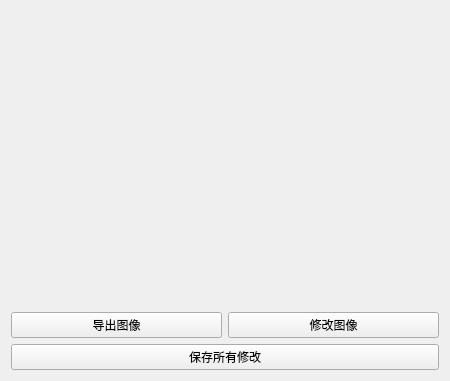
<?xml version="1.0" encoding="UTF-8"?>
<ui version="4.0">
 <class>MapItemEditor</class>
 <widget class="QWidget" name="MapItemEditor">
  <property name="geometry">
   <rect>
    <x>0</x>
    <y>0</y>
    <width>450</width>
    <height>381</height>
   </rect>
  </property>
  <property name="windowTitle">
   <string>Form</string>
  </property>
  <property name="windowIcon">
   <iconset resource="icon.qrc">
    <normaloff>:/ui/map.png</normaloff>:/ui/map.png</iconset>
  </property>
  <layout class="QVBoxLayout" name="verticalLayout_3">
   <item>
    <widget class="QSplitter" name="splitter">
     <property name="orientation">
      <enum>Qt::Horizontal</enum>
     </property>
     <widget class="QWidget" name="image_widget" native="true">
      <property name="minimumSize">
       <size>
        <width>300</width>
        <height>0</height>
       </size>
      </property>
      <layout class="QVBoxLayout" name="verticalLayout">
       <property name="topMargin">
        <number>10</number>
       </property>
       <item>
        <spacer name="verticalSpacer">
         <property name="orientation">
          <enum>Qt::Vertical</enum>
         </property>
         <property name="sizeHint" stdset="0">
          <size>
           <width>20</width>
           <height>40</height>
          </size>
         </property>
        </spacer>
       </item>
       <item>
        <layout class="QHBoxLayout" name="horizontalLayout">
         <item>
          <widget class="QPushButton" name="export_map_btn">
           <property name="text">
            <string>导出图像</string>
           </property>
          </widget>
         </item>
         <item>
          <widget class="QPushButton" name="change_map_btn">
           <property name="text">
            <string>修改图像</string>
           </property>
          </widget>
         </item>
        </layout>
       </item>
       <item>
        <widget class="QPushButton" name="save_map_btn">
         <property name="text">
          <string>保存所有修改</string>
         </property>
        </widget>
       </item>
      </layout>
     </widget>
    </widget>
   </item>
  </layout>
 </widget>
 <resources>
  <include location="icon.qrc"/>
 </resources>
 <connections/>
</ui>
